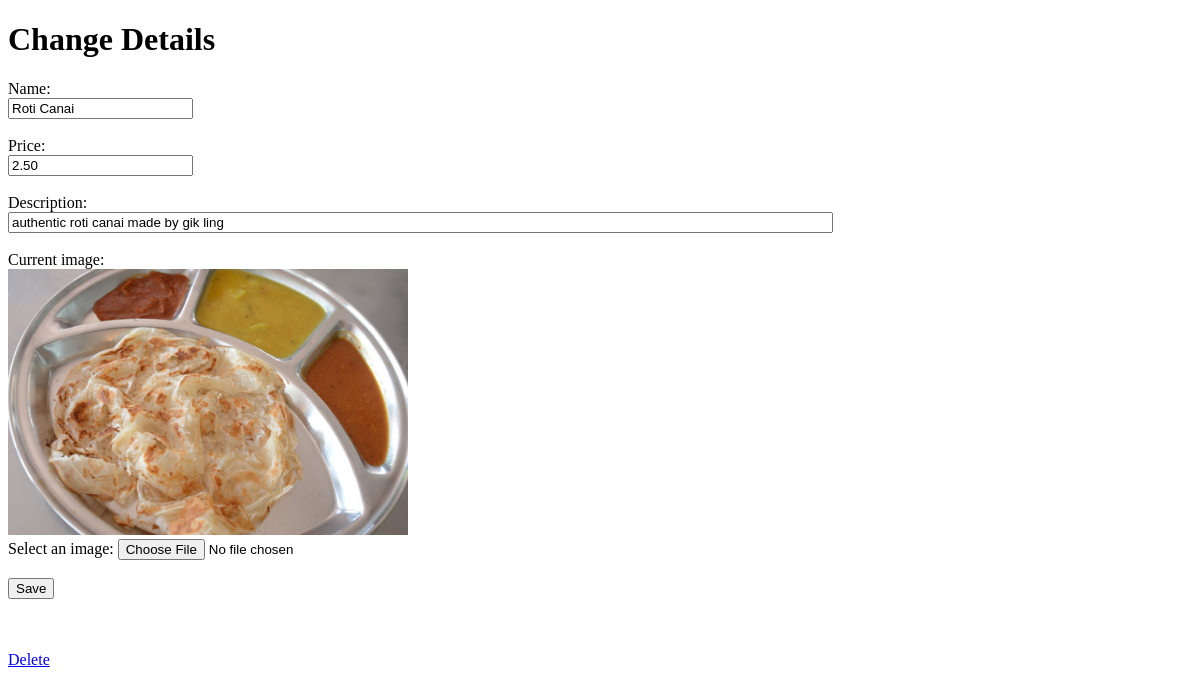
The page /4 (signed in) on the database as committed earlier.
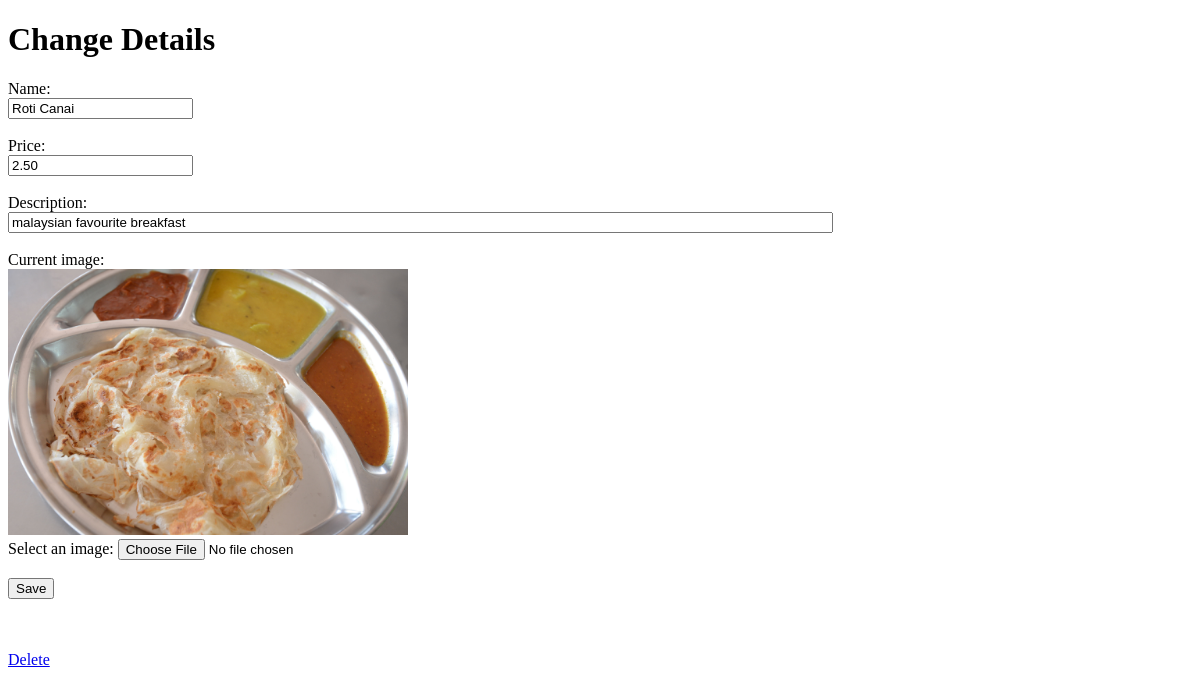
The same page on the database as committed later.
### myorder/models.py (models this page shows, shortened)
class Menu(models.Model):
    name = models.CharField(max_length=50)
    price = models.DecimalField(max_digits=6, decimal_places=2)
    description = models.TextField()
    image = models.ImageField()

### myorder/views.py (the view)
# urls.py: path('<int:menu_id>', views.food_detail, name="food_detail"),
@login_required(login_url='accounts/login/')
def food_detail(request, menu_id):
    current_menu = Menu.objects.get(pk=menu_id)
    return render(request, 'restaurant/edit_food.html', {'current_menu':current_menu})

### myorder/templates/restaurant/edit_food.html (shortened to what this page needs)
{% extends "restaurant/base.html" %}
{% block main_content %}
<h1>Change Details</h1>
<form action="{% url 'edit' current_menu.id %}" method="post" enctype="multipart/form-data" >
    <label for="name{{current_menu.id}}"> Name: </label><br>
    <input type="text" name="name" id="name{{current_menu.id}}" value="{{current_menu.name}}" required/> <br><br>
    <label for="price{{current_menu.id}}"> Price: </label> <br>
    <input type="number" name="price" id="price{{current_menu.id}}" step="0.05" min="0" value="{{current_menu.price}}" required/> <br><br>
    <label for="description{{current_menu.id}}"> Description: </label><br>
    <input type="text" name="description" id="description{{current_menu.id}}" size="100" value="{{current_menu.description}}" required/> <br><br>
    Current image: <br><img src="{{current_menu.image.url}}" width='400'><br>
    <label for="image{{current_menu.id}}"> Select an image: </label>
    <input type="file" name="image" id="image{{current_menu.id}}" accept="image/*" /> <br><br>
    <input type="submit" value="Save"/>
</form>
<br><br>
<p><a href= "{% url 'delete' current_menu.id %}" > Delete </p>
{% endblock %}

Rows that differ between the two databases and show on the page:
changed Menu "Roti Canai": description "authentic roti canai made by gik ling" → "malaysian favourite breakfast"
